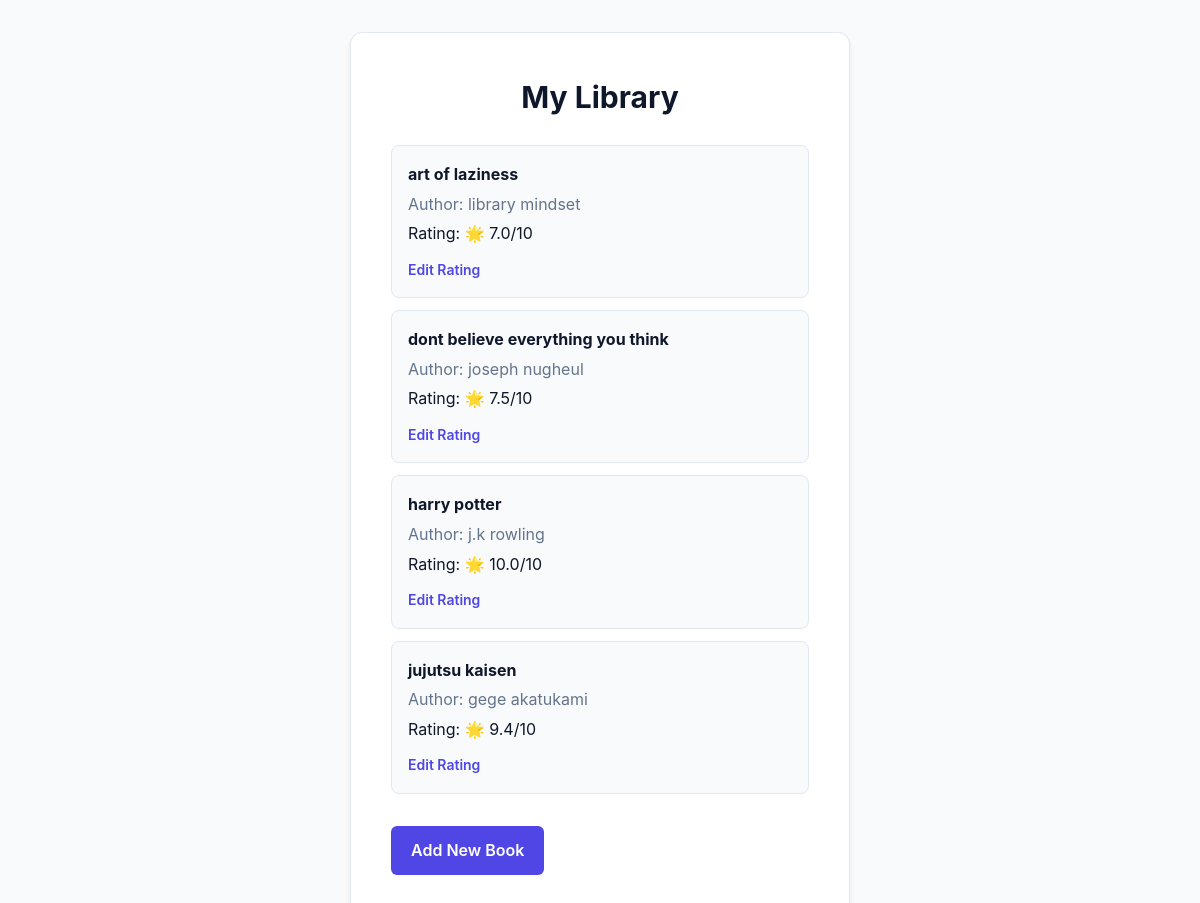
The page / on the database its author committed.
### main.py (models this page shows, shortened)
class Book(db.Model):
    id: Mapped[int] = mapped_column(Integer, primary_key=True)
    title: Mapped[str] = mapped_column(String(250), unique=True, nullable=False)
    author: Mapped[str] = mapped_column(String(250), unique=False, nullable=False)
    rating: Mapped[float] = mapped_column(Float, nullable=False)

### main.py (the view)
@app.route('/')
def home():
    result = db.session.execute(db.select(Book).order_by(Book.title))
    all_books = result.scalars().all()
    return render_template('index.html', books=all_books)

### templates/index.html (shortened to what this page needs)
{% extends 'base.html' %}
{% block content %}
    <h1>My Library</h1>
    {% if not books %}
        <p>Library is empty.</p>
    {% else %}
        <ul>
            {% for book in books %}
                <li>
                    <strong>{{ book.title }}</strong>
                    <span style="color: var(--text-muted);">Author: {{ book.author }}</span>
                    <span>Rating: 🌟 {{ book.rating }}/10</span>
                    <a href="{{ url_for('edit_rating', id=book.id) }}">Edit Rating</a>
                </li>
            {% endfor %}
        </ul>
    {% endif %}
    <a href="{{ url_for('add') }}" class="btn-link">Add New Book</a>
{% endblock %}

### templates/base.html (shortened to what this page needs)
<!DOCTYPE html>
<html lang="en">
<head>
    <link rel="stylesheet" href="{{ url_for('static', filename='style.css') }}">
</head>
<body>
    <div class="container">
        {% block content %}
        {% endblock %}
    </div>
</body>
</html>

### static/style.css (style rules this page uses)
:root { --primary: #4f46e5; --primary-hover: #4338ca; --bg-color: #f8fafc; --card-bg: #ffffff; --text-main: #0f172a; --text-muted: #64748b; --border-color: #e2e8f0; --shadow: 0 4px 6px -1px rgba(0, 0, 0, 0.1), 0 2px 4px -2px rgba(0, 0, 0, 0.05); --radius: 12px; }
* { box-sizing: border-box; margin: 0; padding: 0; }
body { font-family: -apple-system, BlinkMacSystemFont, "Segoe UI", Roboto, Helvetica, Arial, sans-serif; background-color: var(--bg-color); color: var(--text-main); line-height: 1.6; display: flex; justify-content: center; align-items: center; min-height: 100vh; padding: 2rem 1rem; }
.container { background: var(--card-bg); width: 100%; max-width: 500px; padding: 2.5rem; border-radius: var(--radius); box-shadow: var(--shadow); border: 1px solid var(--border-color); }
h1 { font-size: 1.875rem; font-weight: 700; color: var(--text-main); margin-bottom: 1.5rem; text-align: center; }
ul { list-style: none; margin-bottom: 1.5rem; }
li { background: var(--bg-color); border: 1px solid var(--border-color); padding: 1rem; border-radius: 8px; margin-bottom: 0.75rem; display: flex; flex-direction: column; gap: 0.25rem; }
li a { align-self: flex-start; margin-top: 0.5rem; font-size: 0.875rem; color: var(--primary); text-decoration: none; font-weight: 600; }
button, .btn-link { background-color: var(--primary); color: white; border: none; padding: 0.75rem 1.25rem; border-radius: 6px; font-size: 1rem; font-weight: 600; cursor: pointer; transition: background-color 0.2s; text-align: center; text-decoration: none; display: inline-block; margin-top: 0.5rem; }

### rows shown on the page
Book: title "art of laziness", author "library mindset", rating "7.0"
Book: title "dont believe everything you think", author "joseph nugheul", rating "7.5"
Book: title "harry potter", author "j.k rowling", rating "10.0"
Book: title "jujutsu kaisen", author "gege akatukami", rating "9.4"
